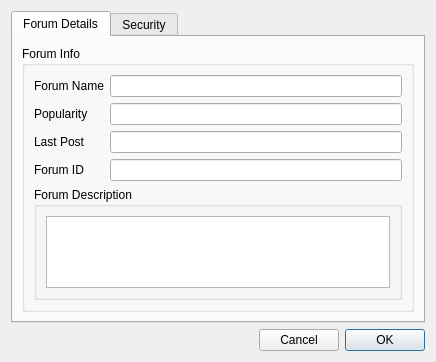
<?xml version="1.0" encoding="UTF-8"?>
<ui version="4.0">
 <class>ForumV2Details</class>
 <widget class="QDialog" name="ForumV2Details">
  <property name="geometry">
   <rect>
    <x>0</x>
    <y>0</y>
    <width>436</width>
    <height>355</height>
   </rect>
  </property>
  <property name="windowTitle">
   <string>Forum Details</string>
  </property>
  <property name="windowIcon">
   <iconset resource="../images.qrc">
    <normaloff>:/images/rstray3.png</normaloff>:/images/rstray3.png</iconset>
  </property>
  <layout class="QGridLayout">
   <item row="0" column="0">
    <widget class="QTabWidget" name="stabWidget">
     <property name="currentIndex">
      <number>0</number>
     </property>
     <widget class="QWidget" name="tab">
      <attribute name="icon">
       <iconset resource="../images.qrc">
        <normaloff>:/images/info16.png</normaloff>:/images/info16.png</iconset>
      </attribute>
      <attribute name="title">
       <string>Forum Details</string>
      </attribute>
      <layout class="QGridLayout">
       <item row="0" column="0">
        <widget class="QGroupBox" name="groupBox_2">
         <property name="title">
          <string>Forum Info</string>
         </property>
         <layout class="QGridLayout">
          <item row="0" column="0">
           <widget class="QLabel" name="label">
            <property name="text">
             <string>Forum Name</string>
            </property>
           </widget>
          </item>
          <item row="0" column="1">
           <widget class="QLineEdit" name="nameline"/>
          </item>
          <item row="1" column="0">
           <widget class="QLabel" name="label_10">
            <property name="text">
             <string>Popularity</string>
            </property>
           </widget>
          </item>
          <item row="1" column="1">
           <widget class="QLineEdit" name="popline">
            <property name="readOnly">
             <bool>true</bool>
            </property>
           </widget>
          </item>
          <item row="2" column="0">
           <widget class="QLabel" name="label_11">
            <property name="text">
             <string>Last Post</string>
            </property>
           </widget>
          </item>
          <item row="2" column="1">
           <widget class="QLineEdit" name="postline">
            <property name="readOnly">
             <bool>true</bool>
            </property>
           </widget>
          </item>
          <item row="3" column="0">
           <widget class="QLabel" name="label_2">
            <property name="text">
             <string>Forum ID</string>
            </property>
           </widget>
          </item>
          <item row="3" column="1">
           <widget class="QLineEdit" name="IDline"/>
          </item>
          <item row="4" column="0" colspan="2">
           <widget class="QGroupBox" name="groupBox">
            <property name="title">
             <string>Forum Description</string>
            </property>
            <layout class="QGridLayout">
             <item row="0" column="0">
              <widget class="QTextEdit" name="DescriptiontextEdit"/>
             </item>
            </layout>
           </widget>
          </item>
         </layout>
        </widget>
       </item>
      </layout>
     </widget>
     <widget class="QWidget" name="Seite">
      <attribute name="icon">
       <iconset resource="../images.qrc">
        <normaloff>:/images/encrypted22.png</normaloff>:/images/encrypted22.png</iconset>
      </attribute>
      <attribute name="title">
       <string>Security</string>
      </attribute>
      <layout class="QGridLayout">
       <item row="0" column="0">
        <widget class="QGroupBox" name="groupBox_3">
         <property name="title">
          <string>Allowed Messages</string>
         </property>
         <layout class="QGridLayout">
          <item row="0" column="0">
           <widget class="QRadioButton" name="radioButton_authd">
            <property name="text">
             <string>Authemticated Messages</string>
            </property>
           </widget>
          </item>
          <item row="1" column="0">
           <widget class="QRadioButton" name="radioButton_anonymous">
            <property name="text">
             <string>Anonymous Messages</string>
            </property>
            <property name="checked">
             <bool>true</bool>
            </property>
           </widget>
          </item>
         </layout>
        </widget>
       </item>
       <item row="1" column="0">
        <spacer name="verticalSpacer">
         <property name="orientation">
          <enum>Qt::Vertical</enum>
         </property>
         <property name="sizeHint" stdset="0">
          <size>
           <width>358</width>
           <height>172</height>
          </size>
         </property>
        </spacer>
       </item>
      </layout>
     </widget>
    </widget>
   </item>
   <item row="1" column="0">
    <layout class="QGridLayout">
     <item row="0" column="0">
      <spacer>
       <property name="orientation">
        <enum>Qt::Horizontal</enum>
       </property>
       <property name="sizeHint" stdset="0">
        <size>
         <width>311</width>
         <height>20</height>
        </size>
       </property>
      </spacer>
     </item>
     <item row="0" column="1">
      <widget class="QPushButton" name="cancelButton">
       <property name="text">
        <string>Cancel</string>
       </property>
      </widget>
     </item>
     <item row="0" column="2">
      <widget class="QPushButton" name="applyButton">
       <property name="text">
        <string>OK</string>
       </property>
       <property name="autoDefault">
        <bool>false</bool>
       </property>
       <property name="default">
        <bool>true</bool>
       </property>
      </widget>
     </item>
    </layout>
   </item>
  </layout>
 </widget>
 <resources>
  <include location="../images.qrc"/>
 </resources>
 <connections/>
</ui>
